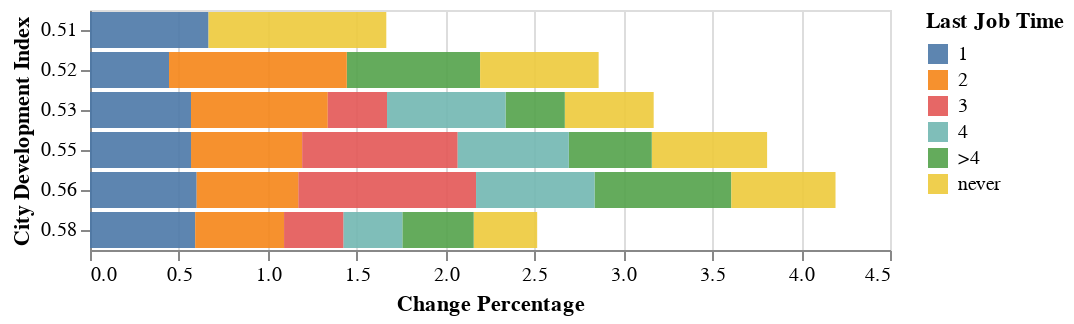

Notebook source saved alongside this figure:
### Code cell
def plot_chart3(range_val):
    click = alt.selection_multi(fields=["last_new_job"])
    chart = alt.Chart(hr3[(hr3.city_development_index > range_val[0]) & (hr3.city_development_index < range_val[1])]).mark_bar(
                opacity=0.8).encode(
                alt.X("mean(target)", title = "Change Percentage"),
                alt.Y("city_development_index:O", scale=alt.Scale(zero=False), title = "City Development Index"),
                alt.Color("last_new_job", legend=alt.Legend(title = "Last Job Time")),
                opacity=alt.condition(click, alt.value(0.9), alt.value(0.2)))
    
    chart = chart.add_selection(click)
    return chart
plot_chart3([0.5, 0.6])

### Figure 1 — Vega-Lite specification as saved in the notebook (floating-point values rounded to 4 significant figures; data arrays with more than 128 entries replaced by an {"elided": "..."} marker saying what was removed)
{"config": {"view": {"continuousWidth": 400, "continuousHeight": 300}}, "data": {"name": "data-2e7f18ef660b603f8824a9816217013c"}, "mark": {"type": "bar", "opacity": 0.8}, "encoding": {"color": {"type": "nominal", "field": "last_new_job", "legend": {"title": "Last Job Time"}}, "opacity": {"condition": {"value": 0.9, "selection": "selector008"}, "value": 0.2}, "x": {"type": "quantitative", "aggregate": "mean", "field": "target", "title": "Change Percentage"}, "y": {"type": "ordinal", "field": "city_development_index", "scale": {"zero": false}, "title": "City Development Index"}}, "selection": {"selector008": {"type": "multi", "fields": ["last_new_job"]}}, "$schema": "https://vega.github.io/schema/vega-lite/v4.8.1.json", "datasets": {"data-2e7f18ef660b603f8824a9816217013c": {"elided": "644 records"}}}
